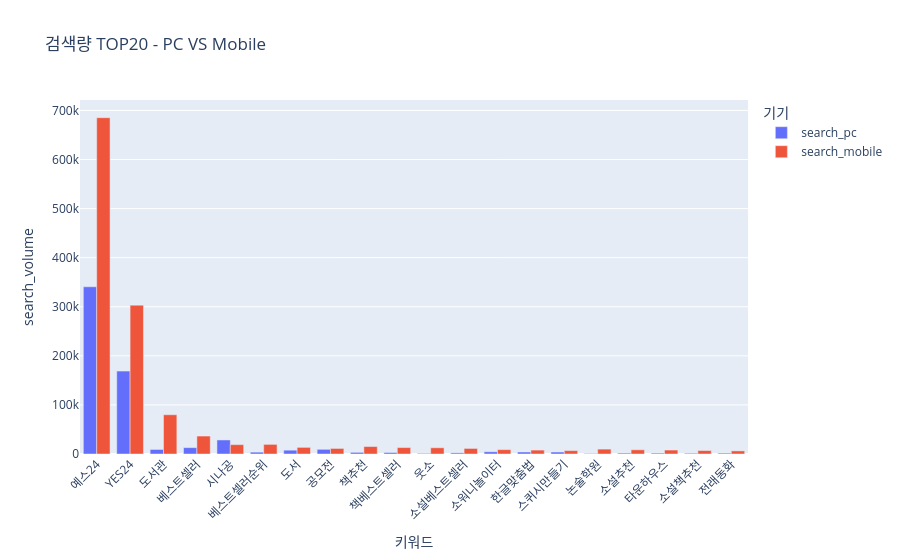

Notebook cell for this chart:
### Code cell
fig = px.bar(
    top20_device,
    x="keyword",
    y="search_volume",
    barmode="group",
    color="device",

    title = "검색량 TOP20 - PC VS Mobile",

    labels = {
        "keyword": "키워드",
        "search_volumn": "월간 검색량",
        "device": "기기"
    }
)
fig.update_layout(
    xaxis_tickangle=-45
)

fig.show()

### Figure 1 — Plotly figure (JSON) as saved in the notebook; plotly's stock layout.template omitted (floating-point values rounded to 4 significant figures)
{"data": [{"alignmentgroup": "True", "hovertemplate": "기기=search_pc<br>키워드=%{x}<br>search_volume=%{y}<extra></extra>", "legendgroup": "search_pc", "marker": {"color": "#636efa", "pattern": {"shape": ""}}, "name": "search_pc", "offsetgroup": "search_pc", "orientation": "v", "showlegend": true, "textposition": "auto", "type": "bar", "x": ["예스24", "YES24", "도서관", "베스트셀러", "시나공", "베스트셀러순위", "도서", "공모전", "책추천", "책베스트셀러", "웃소", "소설베스트셀러", "소워니놀이터", "한글맞춤법", "스퀴시만들기", "논술학원", "소설추천", "타운하우스", "소설책추천", "전래동화"], "xaxis": "x", "y": [340700.0, 168900.0, 9220.0, 13000.0, 28600.0, 3790.0, 7780.0, 9520.0, 3360.0, 3010.0, 1230.0, 2310.0, 4560.0, 4070.0, 4010.0, 930.0, 1860.0, 1800.0, 1450.0, 1800.0], "yaxis": "y"}, {"alignmentgroup": "True", "hovertemplate": "기기=search_mobile<br>키워드=%{x}<br>search_volume=%{y}<extra></extra>", "legendgroup": "search_mobile", "marker": {"color": "#EF553B", "pattern": {"shape": ""}}, "name": "search_mobile", "offsetgroup": "search_mobile", "orientation": "v", "showlegend": true, "textposition": "auto", "type": "bar", "x": ["예스24", "YES24", "도서관", "베스트셀러", "시나공", "베스트셀러순위", "도서", "공모전", "책추천", "책베스트셀러", "웃소", "소설베스트셀러", "소워니놀이터", "한글맞춤법", "스퀴시만들기", "논술학원", "소설추천", "타운하우스", "소설책추천", "전래동화"], "xaxis": "x", "y": [685200.0, 303300.0, 80000.0, 36600.0, 19100.0, 19600.0, 13500.0, 11300.0, 15200.0, 13100.0, 12700.0, 11300.0, 8880.0, 7970.0, 6900.0, 9970.0, 8550.0, 8070.0, 7000.0, 6310.0], "yaxis": "y"}], "layout": {"barmode": "group", "legend": {"title": {"text": "기기"}, "tracegroupgap": 0}, "title": {"text": "검색량 TOP20 - PC VS Mobile"}, "xaxis": {"anchor": "y", "domain": [0, 1], "tickangle": -45, "title": {"text": "키워드"}}, "yaxis": {"anchor": "x", "domain": [0, 1], "title": {"text": "search_volume"}}}}
